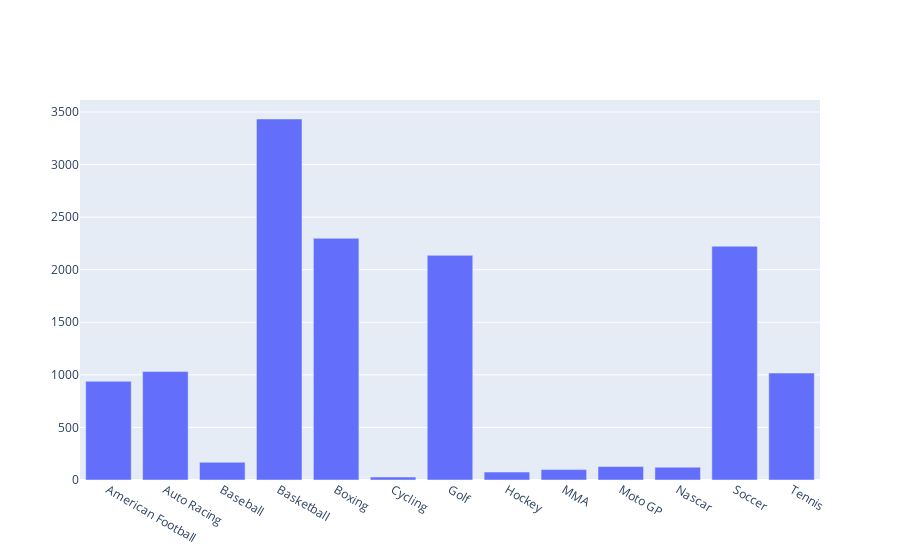

The cell this chart's notebook holds for it:
### Code cell
figu = go.Figure([go.Bar(x=agrupado.Sport, y=agrupado.earnings_million)])
figu.show()

### Figure 1 — Plotly figure (JSON) as saved in the notebook; plotly's stock layout.template omitted (floating-point values rounded to 4 significant figures)
{"data": [{"type": "bar", "x": ["American Football", "Auto Racing", "Baseball", "Basketball", "Boxing", "Cycling", "Golf", "Hockey", "MMA", "Moto GP", "Nascar", "Soccer", "Tennis"], "y": [938.7, 1031.0, 168.6, 3433.0, 2299.0, 28, 2136.0, 75.7, 99, 128, 121.7, 2224.0, 1017.0]}], "layout": {}}
